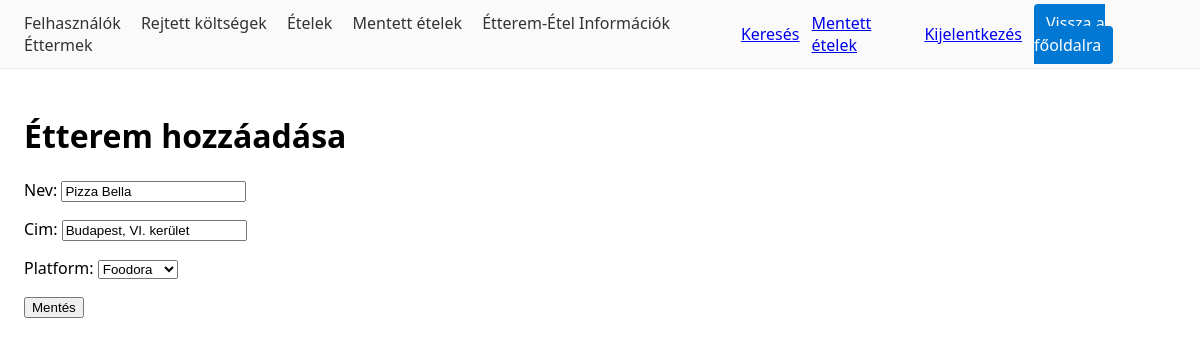
Page /etterem/1/szerkesztes/ (signed in) on the committed database.
### catalog/models.py (models this page shows, shortened)
class Etterem(models.Model):
    nev = models.CharField(max_length=150)
    cim = models.CharField(max_length=250, blank=True)
    platform = models.CharField(max_length=20, choices=PLATFORMOK, default="egyeb")
    platform_logo_url = models.URLField(blank=True)
    platform_url = models.URLField(blank=True)

### catalog/views.py (the view)
# urls.py: path("etterem/<int:pk>/szerkesztes/", views.EtteremUpdateView.as_view(), name="etterem_update"),
class EtteremUpdateView(LoginRequired, WritePermissionRequired, UpdateView):
    model = Etterem
    fields = ["nev", "cim", "platform"]
    permission_required = "catalog.change_etterem"
    template_name = "catalog/etterem_form.html"
    success_url = reverse_lazy("catalog:etterem_list")

### foodcompare/mixins.py (called while the page is built)
    def test_func(self):
        user = self.request.user
        return user.is_authenticated and user.is_staff

### templates/catalog/etterem_form.html
{% extends "_base.html" %}
{% block content %}
<h1>Étterem hozzáadása</h1>
<form method="post">{% csrf_token %}{{ form.as_p }}<button>Mentés</button></form>
{% endblock %}

### templates/_base.html (style rules this page uses)
body { font-family:system-ui,Segoe UI,Arial;margin:0 }

### rows in the picture
Etterem: nev "Pizza Bella", cim "Budapest, VI. kerület", platform "Foodora"
